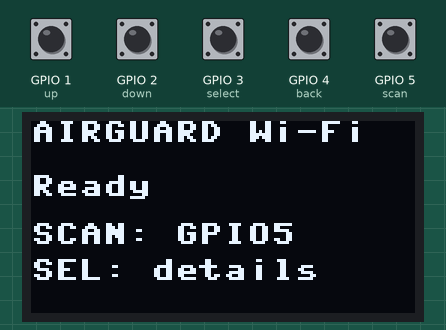
Recording of a program running on a simulated ESP32 board running MicroPython. Shown: 128×64 one-colour display. The test bench sets the inputs (shaded band); at power-on: GPIO 1 (up), GPIO 2 (down), GPIO 3 (select), GPIO 4 (back), GPIO 5 (scan) HIGH. A WiFi scan finds one network, HomeNet; library files of the repository ran but are not shown: ssd1306.py; what the program prints to the serial console is not drawn.

Above: at 1.3 s.
1.4 s: GPIO 5 (scan) pulled LOW for 0.15 s
At 2.9 s:
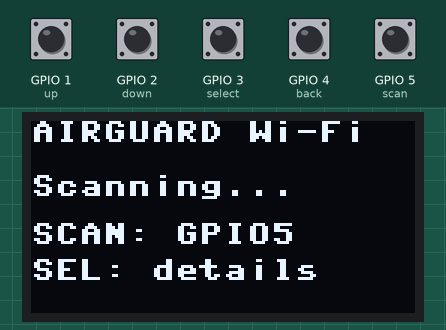
4.5 s: GPIO 3 (select) pulled LOW for 0.15 s
At 5.8 s:
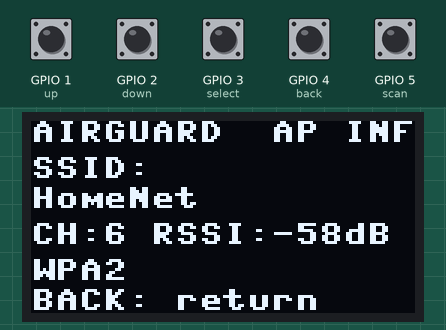
6.1 s: GPIO 1 (up) pulled LOW for 0.15 s
At 7.1 s:
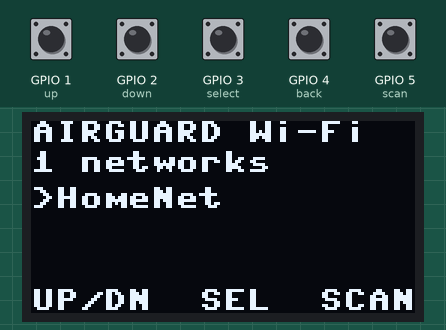
7.7 s: GPIO 3 (select) pulled LOW for 1 s
At 7.82 s:
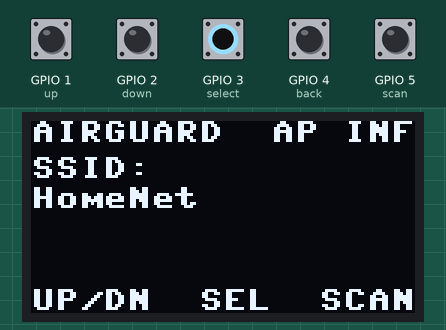
10.2 s: GPIO 1 (up) pulled LOW for 1 s
At 10.32 s:
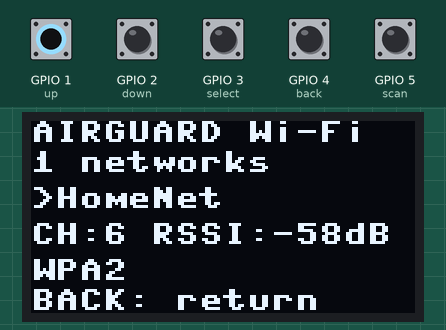
Timing chart, 0 to 13.2 s (numbered marks = the images above; inputs shaded):
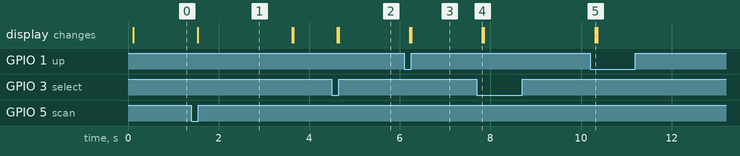

Measured:
- after the input at 1.4 s, the display: changes after 0.14 s (image 1)
- after the input at 4.5 s, the display: first changes after 0.12 s (image 2 shows a later state)
- after the input at 6.1 s, the display: first changes after 0.12 s (image 3 shows a later state)
- after the input at 7.7 s, the display: changes after 0.12 s (image 4)
- after the input at 10.2 s, the display: changes after 0.12 s (image 5)

The program:

main.py
```python
# AIRGUARD - MicroPython firmware
# Target: ESP32-S3-WROOM-1-N8
# Wi-Fi environment scanner for ESP32-S3.
# WLAN.scan() does not expose a portable passive-only switch in standard MicroPython.
# Do not describe this firmware as passive-only without verifying the ESP32 port/API.
# It does not associate with APs, collect credentials, deauthenticate, or jam.

import time
import gc
import network
from machine import Pin, SoftI2C
import ssd1306

# ---- Pin map from AIRGUARD PCB nets ----
# OLED J2: pin 3 SDA -> module pad 6 (GPIO6); pin 4 SCL -> module pad 7 (GPIO7)
I2C_SDA = 6
I2C_SCL = 7

# SW1..SW5 connect GPIO1..GPIO5 to GND when pressed (active LOW)
BTN_UP = 1
BTN_DOWN = 2
BTN_SELECT = 3
BTN_BACK = 4
BTN_SCAN = 5

OLED_WIDTH = 128
OLED_HEIGHT = 64
SCAN_LIMIT = 80
DEBOUNCE_MS = 35

AUTH_NAMES = {
    0: "OPEN",
    1: "WEP",
    2: "WPA",
    3: "WPA2",
    4: "WPA/WPA2",
    5: "WPA2-ENT",
    6: "WPA3",
}

def safe_text(value):
    if isinstance(value, bytes):
        try:
            return value.decode("utf-8")
        except Exception:
            return value.decode("latin-1", "replace")
    return str(value)

class Button:
    def __init__(self, gpio):
        self.pin = Pin(gpio, Pin.IN, Pin.PULL_UP)
        self.last_raw = self.pin.value()
        self.stable = self.last_raw
        self.changed_at = time.ticks_ms()
        self.pressed_event = False

    def update(self, now):
        raw = self.pin.value()
        self.pressed_event = False
        if raw != self.last_raw:
            self.last_raw = raw
            self.changed_at = now
        elif raw != self.stable and time.ticks_diff(now, self.changed_at) >= DEBOUNCE_MS:
            self.stable = raw
            if self.stable == 0:
                self.pressed_event = True
        return self.pressed_event

class AirGuard:
    def __init__(self):
        self.display = None
        self.wlan = network.WLAN(network.STA_IF)
        self.wlan.active(True)
        self.buttons = {
            "up": Button(BTN_UP),
            "down": Button(BTN_DOWN),
            "select": Button(BTN_SELECT),
            "back": Button(BTN_BACK),
            "scan": Button(BTN_SCAN),
        }
        self.access_points = []
        self.selected = 0
        self.detail = False
        self.message = "Ready"
        self.last_draw = 0

        # SoftI2C keeps this project independent from board-specific I2C pin defaults.
        self.i2c = SoftI2C(scl=Pin(I2C_SCL), sda=Pin(I2C_SDA), freq=100000)
        devices = self.i2c.scan()
        if 0x3C in devices:
            self.display = ssd1306.SSD1306_I2C(OLED_WIDTH, OLED_HEIGHT, self.i2c, addr=0x3C)
        elif 0x3D in devices:
            self.display = ssd1306.SSD1306_I2C(OLED_WIDTH, OLED_HEIGHT, self.i2c, addr=0x3D)

    def draw(self):
        if self.display is None:
            return
        d = self.display
        d.fill(0)

        if self.detail and self.access_points:
            ap = self.access_points[self.selected]
            d.text("AIRGUARD  AP INFO", 0, 0)
            d.text("SSID:", 0, 12)
            d.text(ap["ssid"][:19], 0, 22)
            d.text("CH:{} RSSI:{}dB".format(ap["channel"], ap["rssi"]), 0, 34)
            d.text(ap["auth"][:20], 0, 46)
            d.text("BACK: return", 0, 56)
        else:
            d.text("AIRGUARD Wi-Fi", 0, 0)
            if not self.access_points:
                d.text(self.message[:20], 0, 18)
                d.text("SCAN: GPIO5", 0, 34)
                d.text("SEL: details", 0, 46)
            else:
                d.text("{} networks".format(len(self.access_points)), 0, 10)
                start = max(0, min(self.selected - 1, len(self.access_points) - 3))
                for row in range(3):
                    idx = start + row
                    if idx >= len(self.access_points):
                        break
                    ap = self.access_points[idx]
                    marker = ">" if idx == self.selected else " "
                    ssid = ap["ssid"] if ap["ssid"] else "<hidden>"
                    d.text("{}{}".format(marker, ssid[:15]), 0, 22 + row * 10)
                d.text("UP/DN  SEL  SCAN", 0, 56)
        d.show()

    def scan(self):
        self.message = "Scanning..."
        self.draw()
        try:
            # Standard MicroPython WLAN.scan(); RF scan mode depends on the ESP32 port.
            # This call is not sufficient to guarantee passive-only scanning.
            found = self.wlan.scan()
            aps = []
            for item in found[:SCAN_LIMIT]:
                ssid = safe_text(item[0]).strip()
                channel = int(item[2])
                rssi = int(item[3])
                auth_id = int(item[4])
                hidden = int(item[5]) if len(item) > 5 else 0
                if hidden and not ssid:
                    ssid = ""
                aps.append({
                    "ssid": ssid,
                    "channel": channel,
                    "rssi": rssi,
                    "auth": AUTH_NAMES.get(auth_id, "SECURED({})".format(auth_id)),
                })
            aps.sort(key=lambda x: x["rssi"], reverse=True)
            self.access_points = aps
            self.selected = 0
            self.detail = False
            self.message = "{} found".format(len(aps))
        except Exception as exc:
            self.access_points = []
            self.message = "Scan error"
            print("Wi-Fi scan failed:", repr(exc))
        gc.collect()
        self.draw()

    def handle_buttons(self):
        now = time.ticks_ms()
        events = []
        for name, button in self.buttons.items():
            if button.update(now):
                events.append(name)

        if "scan" in events:
            self.scan()
        elif "back" in events:
            self.detail = False
            self.draw()
        elif "up" in events and self.access_points:
            self.detail = False
            self.selected = max(0, self.selected - 1)
            self.draw()
        elif "down" in events and self.access_points:
            self.detail = False
            self.selected = min(len(self.access_points) - 1, self.selected + 1)
            self.draw()
        elif "select" in events and self.access_points:
            self.detail = not self.detail
            self.draw()

    def run(self):
        print("AIRGUARD MicroPython started")
        print("I2C scan:", self.i2c.scan())
        if self.display is None:
            print("OLED not found at 0x3C/0x3D. Check SDA=GPIO6, SCL=GPIO7 and power.")
        self.draw()
        while True:
            self.handle_buttons()
            time.sleep_ms(15)

app = AirGuard()
app.run()
```

boot.py
```python
# AIRGUARD boot.py
# Keep USB serial available for REPL / Thonny where supported.
import time
try:
    import machine
    machine.freq(160000000)
except Exception:
    pass
```
